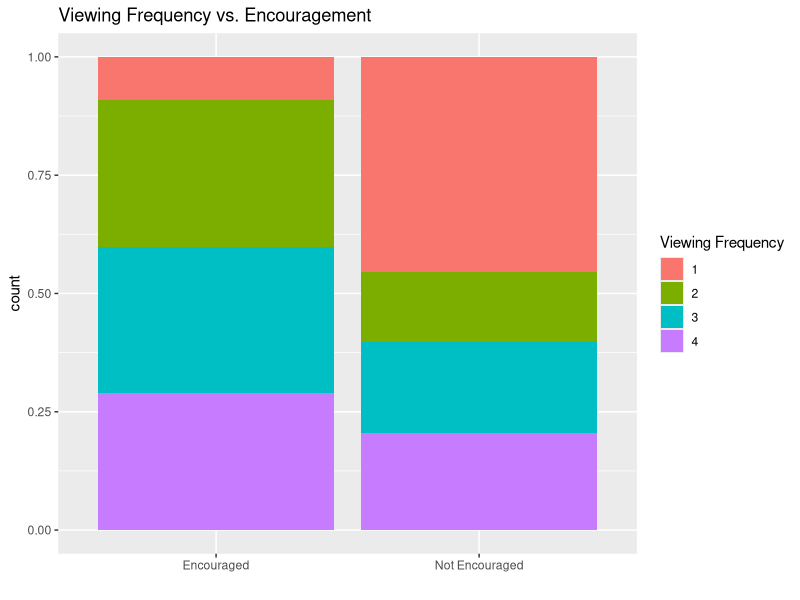
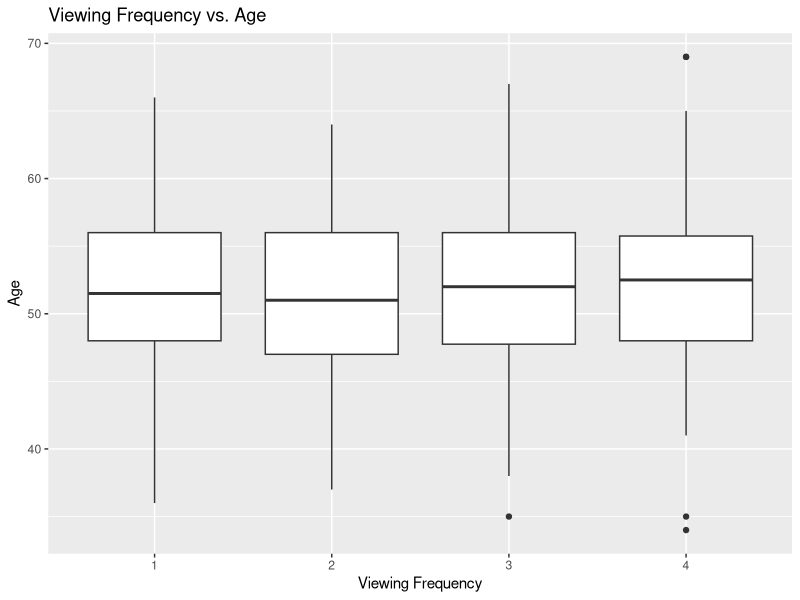

These charts were generated, in order, by the following R code: (Note: this script raises an error after producing the figures.)
## ---- chunk 1
options(htmltools.dir.version = FALSE)
knitr::opts_chunk$set(
	fig.align = "center",
	fig.height = 4,
	fig.width = 7,
	message = FALSE,
	warning = FALSE,
	echo= TRUE
)
## ---- chunk 2
library(tidyverse)
library(knitr)
library(broom)
library(cowplot)
library(nnet) #multinomial regression models
## ---- chunk 3
# read in dataset
sesame <- read_csv("data/sesame.csv")
## ---- chunk 4
# mean-center relevant continuous variables, make categorical variables factors
sesame <- sesame %>% 
  mutate(viewcat = as.factor(viewcat), 
         site = as.factor(site), 
         prenumbCent = prenumb - mean(prenumb), 
         preletCent = prelet - mean(prelet), 
         ageCent = age - mean(age),
         viewenc = ifelse(viewenc == 1, "Encouraged", "Not Encouraged"))
## ---- chunk 5
ggplot(data = sesame, aes(x = viewenc, fill = viewcat)) +
  geom_bar(position = "fill") +
  labs(title = "Viewing Frequency vs. Encouragement", 
       x = "", 
       fill = "Viewing Frequency")
## ---- chunk 6
ggplot(data = sesame, aes(x = viewcat, y = age)) +
  geom_boxplot() + 
  labs(title = "Viewing Frequency vs. Age", 
       x = "Viewing Frequency", 
       y = "Age")
## ---- chunk 7
full_model <- multinom(viewcat ~ ageCent + prenumbCent + preletCent + site, 
                       data = sesame)
## ---- chunk 8
model_sel <- step(full_model, direction = "backward")
tidy(model_sel, exponentiate = FALSE) %>% 
  kable(format = "markdown" , digits = 3)
## ---- chunk 9
updated_model <- multinom(viewcat ~ prenumbCent + site + viewenc, data = sesame)
## ---- chunk 10
tidy(updated_model, exponentiate = FALSE, conf.int = TRUE) %>%
  kable(format = "markdown", digits = 3)
## ---- chunk 11
model_w_int <- multinom(viewcat ~ prenumbCent + site + viewenc + 
                          site*viewenc, data = sesame)
anova(updated_model, model_w_int, test = "Chisq") %>% 
  kable(format = "markdown", digits = 3)
## ---- chunk 12
sesame_aug <- sesame %>%
  mutate(pred_viewcat = predict(updated_model, type = "class"))
## ---- chunk 13
sesame_aug %>% 
  count(viewcat, pred_viewcat, .drop = FALSE) %>%
  pivot_wider(names_from = pred_viewcat, values_from = n)
